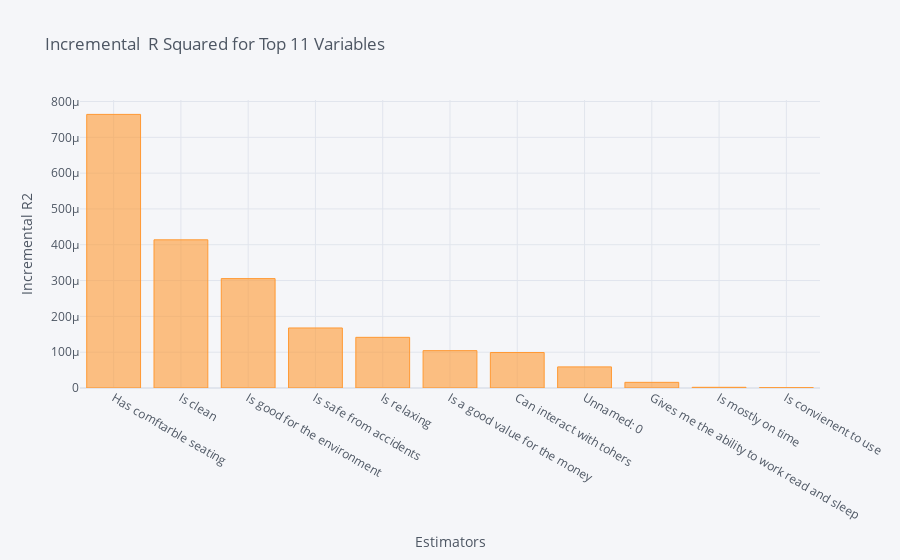
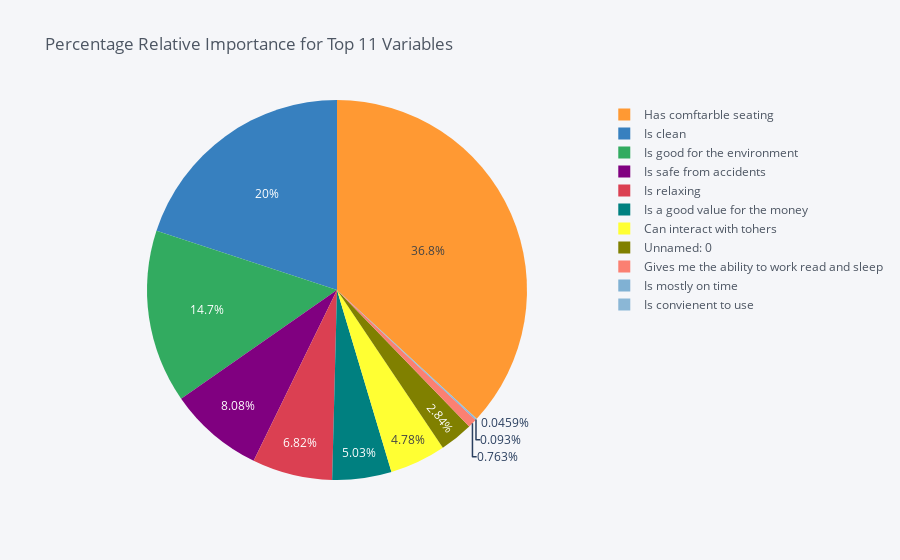

The notebook cell saved with these charts, in order:
### Markdown cell above
### Plot Incremental Pseudo R-Squared

### Code cell
dominance_regression_train.plot_incremental_rsquare()

### Figure 1 — Plotly figure (JSON) as saved in the notebook; plotly's stock layout.template omitted (floating-point values rounded to 4 significant figures)
{"data": [{"marker": {"color": "rgba(255, 153, 51, 0.6)", "line": {"color": "rgba(255, 153, 51, 1.0)", "width": 1}}, "name": "incremental_r2", "orientation": "v", "text": "", "type": "bar", "x": ["Has comftarble seating", "Is clean", "Is good for the environment", "Is safe from accidents", "Is relaxing", "Is a good value for the money", "Can interact with tohers", "Unnamed: 0", "Gives me the ability to work read and sleep", "Is mostly on time", "Is convienent to use"], "y": [0.000764, 0.0004138, 0.0003054, 0.0001676, 0.0001415, 0.0001043, 9.908e-05, 5.896e-05, 1.582e-05, 1.929e-06, 9.521e-07]}], "layout": {"legend": {"bgcolor": "#F5F6F9", "font": {"color": "#4D5663"}}, "paper_bgcolor": "#F5F6F9", "plot_bgcolor": "#F5F6F9", "title": {"font": {"color": "#4D5663"}, "text": "Incremental  R Squared for Top 11 Variables "}, "xaxis": {"gridcolor": "#E1E5ED", "showgrid": true, "tickfont": {"color": "#4D5663"}, "title": {"font": {"color": "#4D5663"}, "text": "Estimators"}, "zerolinecolor": "#E1E5ED"}, "yaxis": {"gridcolor": "#E1E5ED", "showgrid": true, "tickfont": {"color": "#4D5663"}, "title": {"font": {"color": "#4D5663"}, "text": "Incremental R2"}, "zerolinecolor": "#E1E5ED"}}}

### Figure 2 — Plotly figure (JSON) as saved in the notebook; plotly's stock layout.template omitted (floating-point values rounded to 4 significant figures)
{"data": [{"labels": ["Has comftarble seating", "Is clean", "Is good for the environment", "Is safe from accidents", "Is relaxing", "Is a good value for the money", "Can interact with tohers", "Unnamed: 0", "Gives me the ability to work read and sleep", "Is mostly on time", "Is convienent to use"], "marker": {"colors": ["rgba(255, 153, 51, 1.0)", "rgba(55, 128, 191, 1.0)", "rgba(50, 171, 96, 1.0)", "rgba(128, 0, 128, 1.0)", "rgba(219, 64, 82, 1.0)", "rgba(0, 128, 128, 1.0)", "rgba(255, 255, 51, 1.0)", "rgba(128, 128, 0, 1.0)", "rgba(251, 128, 114, 1.0)", "rgba(128, 177, 211, 1.0)", "rgba(128, 177, 211, 0.8999999999999999)"]}, "name": "", "type": "pie", "values": [36.85, 19.96, 14.73, 8.084, 6.823, 5.033, 4.779, 2.844, 0.7631, 0.09302, 0.04592]}], "layout": {"legend": {"bgcolor": "#F5F6F9", "font": {"color": "#4D5663"}}, "paper_bgcolor": "#F5F6F9", "plot_bgcolor": "#F5F6F9", "title": {"font": {"color": "#4D5663"}, "text": "Percentage Relative Importance for Top 11 Variables "}}}
